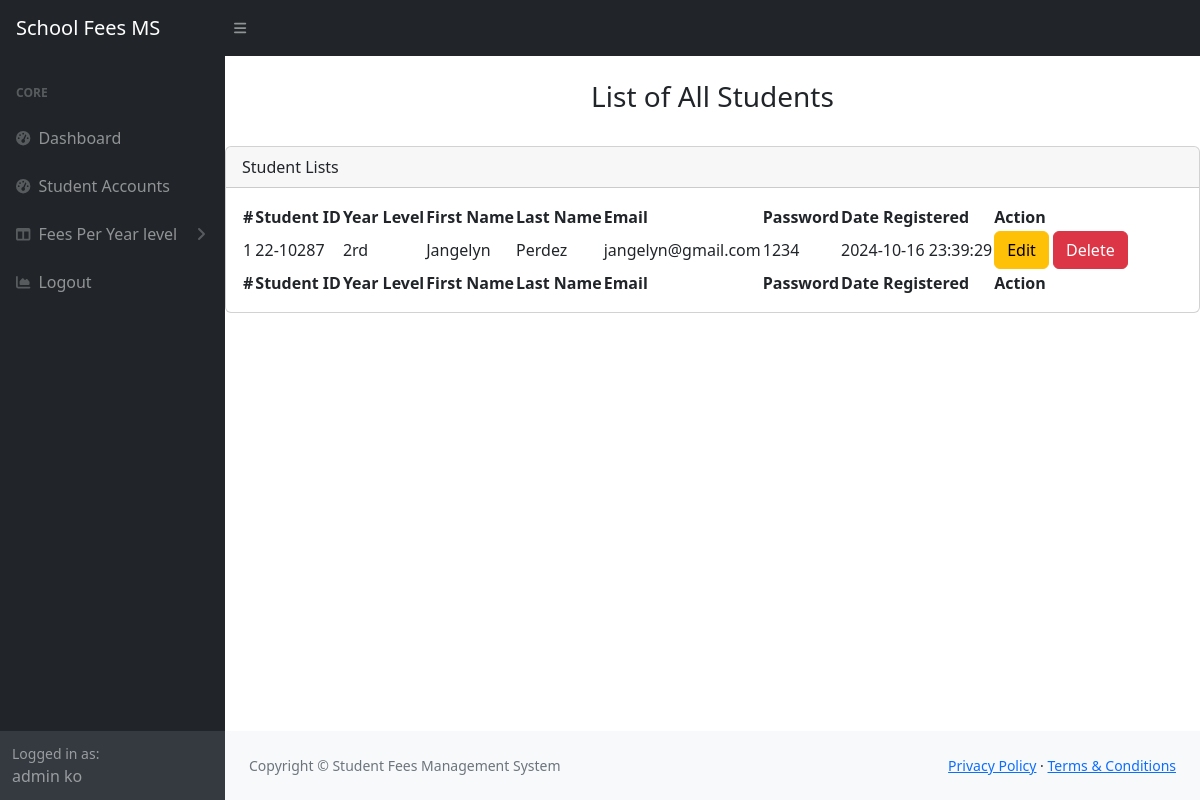
The page /admin/student-list.php on the database as committed earlier.
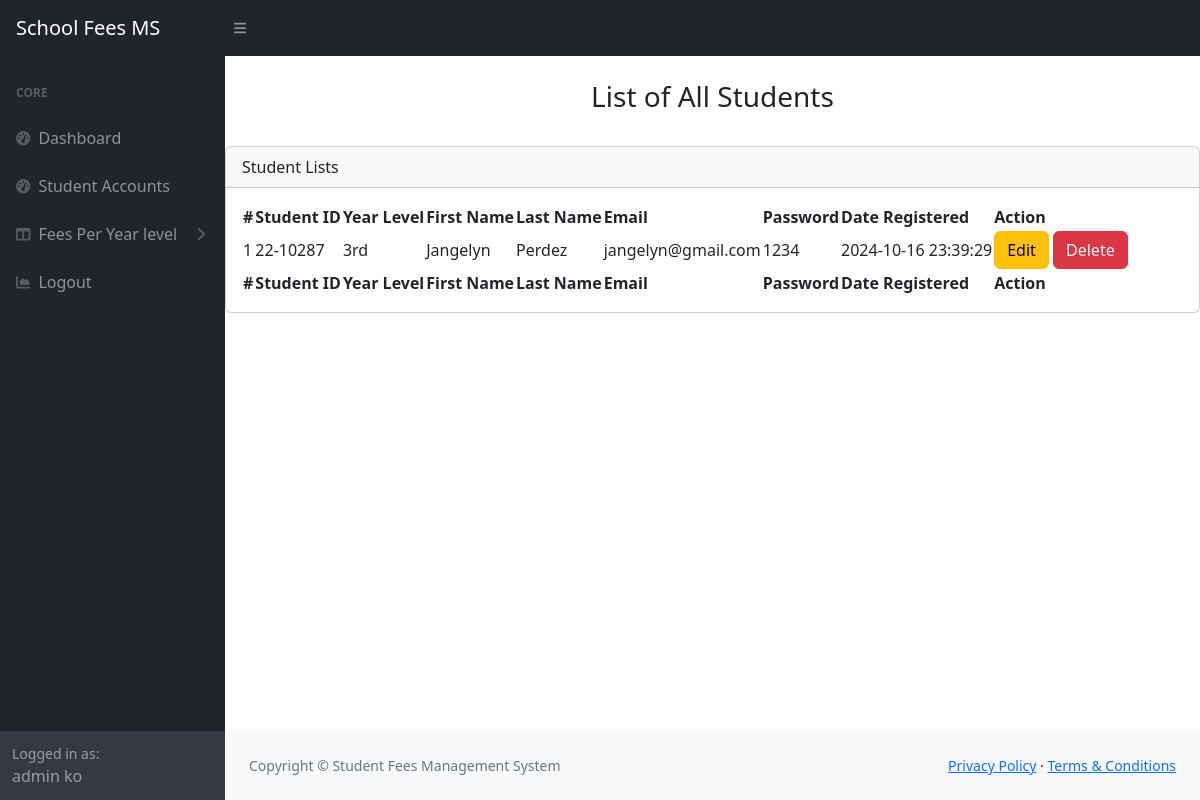
The same page on the database as committed later.
### tables this page shows
CREATE TABLE `accounts` (
  `id` int(11) NOT NULL,
  `first_name` varchar(80) NOT NULL,
  `last_name` varchar(80) NOT NULL,
  `email` varchar(100) NOT NULL,
  `password` varchar(100) NOT NULL,
  `school_id` varchar(100) NOT NULL,
  `year-level` varchar(100) NOT NULL,
  `user_type` varchar(30) NOT NULL,
  `date_registered` datetime NOT NULL DEFAULT current_timestamp()
);

### admin/student-list.php (the view, shortened to what this page needs)
<?php
include("adminHeader.php");
include("../database/connection.php");
?>
<main>
    <div class="d-flex justify-content-center mt-4">
        <h3>List of All Students</h3>
    </div>
    <div class="card mt-4">
        <div class="card-header">
            Student Lists
        </div>
        <div class="card-body">
            <table id="datatablesSimple">
                <thead>
                    <tr>
                        <th>#</th>
                        <th>Student ID</th>
                        <th>Year Level</th>
                        <th>First Name</th>
                        <th>Last Name</th>
                        <th>Email</th>
                        <th>Password</th>
                        <th>Date Registered</th>
                        <th>Action</th>
                    </tr>
                </thead>
                <tfoot>
                    <tr>
                        <th>#</th>
                        <th>Student ID</th>
                        <th>Year Level</th>
                        <th>First Name</th>
                        <th>Last Name</th>
                        <th>Email</th>
                        <th>Password</th>
                        <th>Date Registered</th>
                        <th>Action</th>
                    </tr>
                </tfoot>
                <tbody>
                        <?php
                        $sql = "SELECT * FROM accounts WHERE user_type = 'student' ORDER BY id DESC";
                        $result = $connection->query($sql);
                        if ($result->num_rows > 0) {
                            $count = 1;
                            while ($row = $result->fetch_assoc()) {
                                echo "<tr>
                                        <td>{$count}</td>
                                        <td>{$row['school_id']}</td>
                                        <td>{$row['year-level']}</td>
                                        <td>{$row['first_name']}</td>
                                        <td>{$row['last_name']}</td>
                                        <td>{$row['email']}</td>
                                        <td>{$row['password']}</td>
                                        <td>{$row['date_registered']}</td>
                                        <td>
                                            <button class='btn btn-warning' data-bs-toggle='modal' data-bs-target='#editModal' data-id='{$row['id']}' data-schoolid='{$row['school_id']}' data-yearlevel='{$row['year-level']}' data-firstname='{$row['first_name']}' data-lastname='{$row['last_name']}' data-email='{$row['email']}' data-password='{$row['password']}'>Edit</button>
                                            <button class='btn btn-danger'>Delete</button>
                                        </td>
                                    </tr>";
                                $count++;
                            }
                        } else {
                            echo "<tr><td colspan='6' class='text-center'>No students found.</td></tr>";
                        }
                        ?>
                </tbody>
            </table>
        </div>
    </div>
</main>
<?php include("../includes/footer.php"); ?>
<?php include("../includes/scripts.php"); ?>

Rows that differ between the two databases and show on the page:
changed accounts "Jangelyn": value "2rd" → "3rd"
